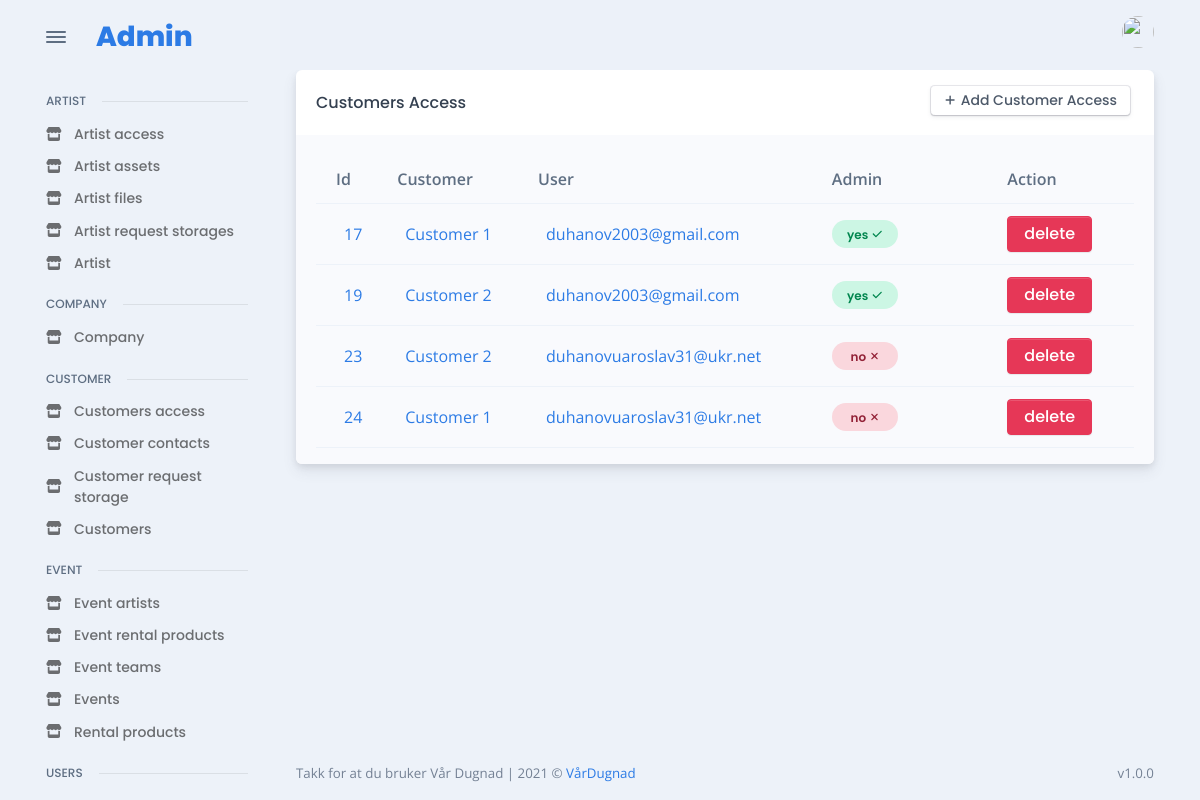
Screenshot of /en/admin_site/customer/all_customer_access/ (signed in) with the database file from the repository.
### customer/models.py (models this page shows, shortened)
class CustomerAccess(models.Model):
    customer = models.ForeignKey(
        Customer, verbose_name="customer_access", on_delete=models.CASCADE
    )
    access = models.ForeignKey(
        User, verbose_name=("access"), on_delete=models.CASCADE, null=True
    )
    admin = models.BooleanField(default=False)
    class Meta:
        unique_together = (
            "customer",
            "access",
        )

class Customer(models.Model):
    organization_number = models.CharField(
        "Organization number", max_length=255, unique=True
    )
    name = models.CharField("Name", max_length=255, unique=True)
    address = models.CharField("Address", max_length=255)
    zip_code = models.CharField("Zip Code", max_length=255)
    city = models.CharField("City", max_length=255)
    active = models.BooleanField(default=True)

### users/models.py (models this page shows, shortened)
class User(AbstractBaseUser):
    email = models.EmailField(max_length=255, unique=True)
    first_name = models.CharField(max_length=255)
    last_name = models.CharField(max_length=255)
    picture = models.ImageField(upload_to="images/users", blank=True)
    phone = models.CharField(max_length=50, blank=True)
    driver_licens_classes = models.CharField(max_length=50, blank=True)
    birthdate = models.DateField(null=True, blank=True)
    last_login = models.DateTimeField(auto_now_add=True)
    is_active = models.BooleanField(default=True)  # can login
    staff = models.BooleanField(default=False)  # can login
    admin = models.BooleanField(default=False)  # can login
    USERNAME_FIELD = "email"
    REQUIRED_FIELDS = ["first_name", "last_name"]
    objects = UserManager()

### admin_app/admin_customer/views.py (the view)
# urls.py: path("all_customer_access/", CustomerAccesstListView.as_view(), name="admin_get_all_customer_access"),
class CustomerAccesstListView(LoginRequiredMixin, ListView):
    model = CustomerAccess
    template_name = "admin/pages/customer/access/all.html"
    context_object_name = "access"

### templates/admin/pages/customer/access/all.html (shortened to what this page needs)
{% extends 'base/admin_base.html' %}
{% load static %}
{% load widget_tweaks %}
{% block content %}
<div class="card">
  <div class="card-header">
    <div class="row flex-between-center">
      <div class="col-4 col-sm-auto d-flex align-items-center pe-0">
        <h5 class="fs-0 mb-0 text-nowrap py-2 py-xl-0">Customers Access</h5>
      </div>
      <div class="col-8 col-sm-auto text-end ps-2">
        <a href="{% url 'admin_add_new_customer_access' %}" class="btn btn-falcon-default btn-sm me-1 mb-1">
          <span class="fas fa-plus me-1" data-fa-transform="shrink-3"></span>Add Customer Access
        </a>
      </div>
    </div>
  </div>
  <div class="card-body bg-light pb-0">
    <div class="table-responsive scrollbar">
      {% if access|length %}
      <table class="table table-hover table-striped overflow-hidden">
        <thead>
          <tr>
            <th scope="col">Id</th>
            <th scope="col">Customer</th>
            <th scope="col"> User</th>
            <th scope="col">Admin</th>
            <th></th>
            <th></th>
            <th></th>
            <th scope="col">Action</th>
          </tr>
        </thead>
        <tbody>
          {% for ac in access %}
          <tr class="align-middle">
            <td class="text-nowrap">
              <div class="d-flex align-items-center">
                <div class="ms-2"><a href="{% url 'admin_change_details_customer_access' ac.id %}">{{ac.id}}</a></div>
              </div>
            </td>
            <td class="text-nowrap">
              <div class="d-flex align-items-center">
                <div class="ms-2"><a href="{% url 'admin_change_details_customer' ac.customer.id %}">{{ac.customer.name}}</a></div>
              </div>
            </td>
            <td class="text-nowrap">
              <div class="d-flex align-items-center">
                <div class="ms-2"><a href="{% url 'admin_change_details_user' ac.access.id %}">{{ac.access.email}}</a></div>
              </div>
            </td>
            {% if ac.admin %}
            <td><span class="badge badge rounded-pill d-block p-2 badge-soft-success">yes<span class="ms-1 fas fa-check" data-fa-transform="shrink-2"></span></span></td>
            {% else %}
            <td><span class="badge badge rounded-pill d-block p-2 badge-soft-danger">no<span class="ms-1 fas fa-times" data-fa-transform="shrink-2"></span></span></td>
            {% endif %}
            <th></th>
            <th></th>
            <th></th>
            <td><a class="btn btn-danger"  href="{% url 'admin_delete_customer_access' ac.id %}">delete</a></tr>
          {% endfor %}
        </tbody>
      </table>
      {% else %}
          <p>There is no artist access yet, try to add some</p>
      {% endif %}
    </div>
  </div>
  </div>
{% endblock %}

### rows the page displays
CustomerAccess: id "17", customer.name "Customer 1", access.email "duhanov2003@gmail.com", admin "yes"
CustomerAccess: id "19", customer.name "Customer 2", access.email "duhanov2003@gmail.com", admin "yes"
CustomerAccess: id "23", customer.name "Customer 2", access.email "duhanovuaroslav31@ukr.net", admin "no"
CustomerAccess: id "24", customer.name "Customer 1", access.email "duhanovuaroslav31@ukr.net", admin "no"
